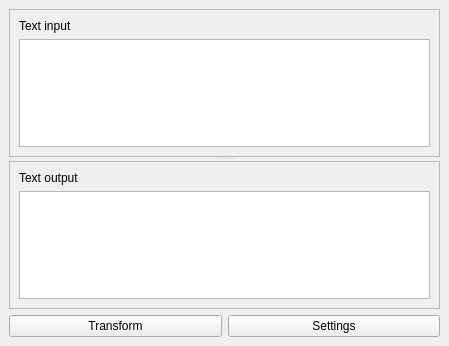
<?xml version="1.0" encoding="UTF-8"?>
<ui version="4.0">
 <class>WordInserter</class>
 <widget class="QMainWindow" name="WordInserter">
  <property name="geometry">
   <rect>
    <x>0</x>
    <y>0</y>
    <width>449</width>
    <height>346</height>
   </rect>
  </property>
  <property name="windowTitle">
   <string>MainWindow</string>
  </property>
  <widget class="QWidget" name="centralwidget">
   <layout class="QVBoxLayout" name="verticalLayout_3">
    <item>
     <widget class="QSplitter" name="splitter">
      <property name="orientation">
       <enum>Qt::Vertical</enum>
      </property>
      <widget class="QFrame" name="inputFrame">
       <property name="frameShape">
        <enum>QFrame::StyledPanel</enum>
       </property>
       <property name="frameShadow">
        <enum>QFrame::Raised</enum>
       </property>
       <layout class="QVBoxLayout" name="verticalLayout">
        <item>
         <widget class="QLabel" name="inputLabel">
          <property name="text">
           <string>Text input</string>
          </property>
         </widget>
        </item>
        <item>
         <widget class="QPlainTextEdit" name="inputPlainTextEdit"/>
        </item>
       </layout>
      </widget>
      <widget class="QFrame" name="outputFrame">
       <property name="frameShape">
        <enum>QFrame::StyledPanel</enum>
       </property>
       <property name="frameShadow">
        <enum>QFrame::Raised</enum>
       </property>
       <layout class="QVBoxLayout" name="verticalLayout_2">
        <item>
         <widget class="QLabel" name="outputLabel">
          <property name="text">
           <string>Text output</string>
          </property>
         </widget>
        </item>
        <item>
         <widget class="QTextBrowser" name="outputTextBrowser"/>
        </item>
       </layout>
      </widget>
     </widget>
    </item>
    <item>
     <layout class="QHBoxLayout" name="horizontalLayout">
      <item>
       <widget class="QPushButton" name="actionButton">
        <property name="text">
         <string>Transform</string>
        </property>
       </widget>
      </item>
      <item>
       <widget class="QPushButton" name="settingsButton">
        <property name="text">
         <string>Settings</string>
        </property>
       </widget>
      </item>
     </layout>
    </item>
   </layout>
  </widget>
 </widget>
 <resources/>
 <connections/>
</ui>
